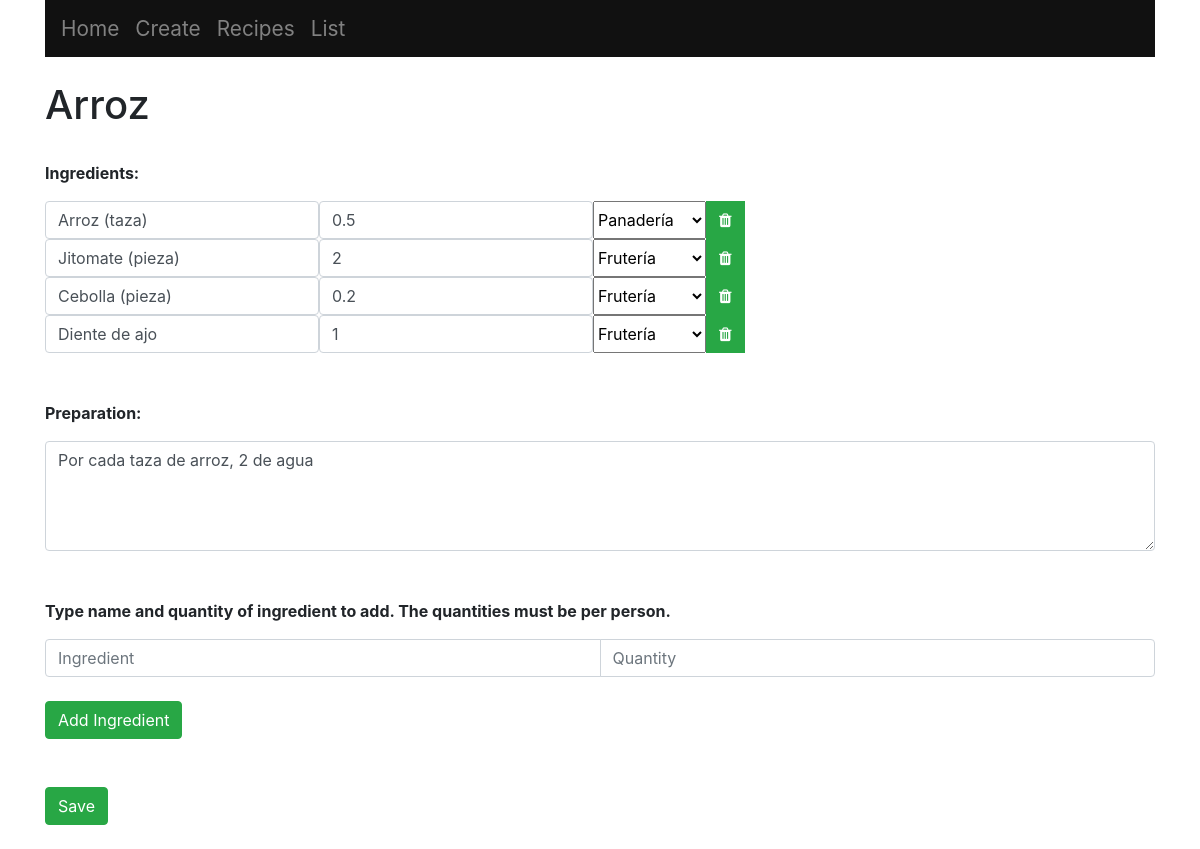
Page /12 on the committed database.
### main/models.py (models this page shows, shortened)
class Recipe(models.Model):
	name = models.CharField(max_length = 200)
	quantity = models.IntegerField()
	meal = models.CharField(max_length = 200)

class Ingredient(models.Model):
	recipe = models.ForeignKey(Recipe, on_delete = models.CASCADE)
	text = models.CharField(max_length = 300)
	quantity = models.FloatField()
	section = models.CharField(max_length = 300)

class Preparation(models.Model):
	recipe = models.ForeignKey(Recipe, on_delete = models.CASCADE)
	preparation = models.CharField(max_length = 1000)

### main/views.py (the view, shortened to what this page needs)
# urls.py: path("<int:id>", views.index, name = "index"),
def index(response, id):
	ls = Recipe.objects.get(id = id)
	return render(response, "main/list.html", {"ls":ls})

### main/templates/main/list.html (shortened to what this page needs)
{% extends "main/base.html" %}
{% block content %}
	<h1>{{ls.name}}</h1>
	<br>
	<p><b>Ingredients:</b></p>
	<form method="post", action="#">
		{% for ingredient in ls.ingredient_set.all %}
		<div class="input-group">
			<div class="input-group-prepend">
				<input type="text", name="t{{ingredient.id}}",  value="{{ingredient.text}}", class="form-control">
				<input type="number" value={{ingredient.quantity|floatformat:"-1"}} name="q{{ingredient.id}}", class="form-control", min="0", step="0.1">
				<select name="s{{ingredient.id}}", value="{{ingredient.section}}">
					<option value="{{ingredient.section}}">{{ingredient.section}}</option>
				</select>
				<button type="submit", name="delete", value="{{ingredient.id}}", class="btn btn-success"><i class="fa fa-trash"></i></button>
			</div>
		</div>
		{% endfor %}
		<br>
		<br>
		<p><b>Preparation:</b></p>
		{% for preparation in ls.preparation_set.all %}
			<textarea rows="4" name="{{preparation.id}}", class="form-control">{{preparation.preparation}}</textarea>
		{% endfor %}
		<br>
		<br>
		<p><b>Type name and quantity of ingredient to add. The quantities must be per person.</b></p>
		<div class="input-group">
			<input type="text" name="new_ingredient", placeholder="Ingredient", class="form-control">
			<input type="number" name="new_quantity", placeholder="Quantity", class="form-control", min="0", step="0.1">
		</div>
		<br>
		<button type="submit", name="newIngredient", value="newIngredient", class="btn btn-success">Add Ingredient</button>
		<br>
		<br>
		<br>
		<button type="submit", name="save_ingredients", value="save_ingredients", class="btn btn-success">Save</button>
	</form>
{% endblock %}

### rows in the picture
Recipe: name "Arroz"
Ingredient: text "Arroz (taza)", quantity "0.5", section+id "Panadería"
Ingredient: text "Jitomate (pieza)", quantity "2", section+id "Frutería"
Ingredient: text "Cebolla (pieza)", quantity "0.2", section+id "Frutería"
Ingredient: text "Diente de ajo", quantity "1", section+id "Frutería"
Preparation: id "Por cada taza de arroz, 2 de agua"
